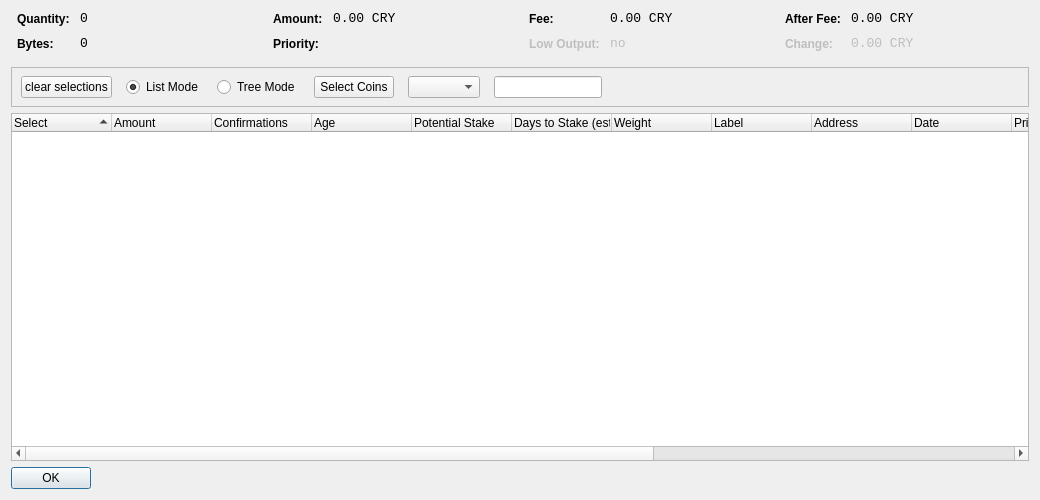
<?xml version="1.0" encoding="UTF-8"?>
<ui version="4.0">
 <class>CoinControlDialog</class>
 <widget class="QDialog" name="CoinControlDialog">
  <property name="geometry">
   <rect>
    <x>0</x>
    <y>0</y>
    <width>1040</width>
    <height>500</height>
   </rect>
  </property>
  <property name="windowTitle">
   <string>Coin Control</string>
  </property>
  <layout class="QVBoxLayout" name="verticalLayout">
   <item>
    <layout class="QHBoxLayout" name="horizontalLayoutTop" stretch="0,0,0,0">
     <property name="topMargin">
      <number>0</number>
     </property>
     <property name="bottomMargin">
      <number>10</number>
     </property>
     <item>
      <layout class="QFormLayout" name="formLayoutCoinControl1">
       <property name="horizontalSpacing">
        <number>10</number>
       </property>
       <property name="verticalSpacing">
        <number>10</number>
       </property>
       <property name="leftMargin">
        <number>6</number>
       </property>
       <property name="rightMargin">
        <number>6</number>
       </property>
       <item row="0" column="0">
        <widget class="QLabel" name="labelCoinControlQuantityText">
         <property name="styleSheet">
          <string notr="true">font-weight:bold;</string>
         </property>
         <property name="text">
          <string>Quantity:</string>
         </property>
        </widget>
       </item>
       <item row="0" column="1">
        <widget class="QLabel" name="labelCoinControlQuantity">
         <property name="font">
          <font>
           <family>Monospace</family>
           <pointsize>10</pointsize>
          </font>
         </property>
         <property name="cursor">
          <cursorShape>IBeamCursor</cursorShape>
         </property>
         <property name="contextMenuPolicy">
          <enum>Qt::ActionsContextMenu</enum>
         </property>
         <property name="text">
          <string>0</string>
         </property>
         <property name="textInteractionFlags">
          <set>Qt::LinksAccessibleByMouse|Qt::TextSelectableByKeyboard|Qt::TextSelectableByMouse</set>
         </property>
        </widget>
       </item>
       <item row="1" column="0">
        <widget class="QLabel" name="labelCoinControlBytesText">
         <property name="styleSheet">
          <string notr="true">font-weight:bold;</string>
         </property>
         <property name="text">
          <string>Bytes:</string>
         </property>
        </widget>
       </item>
       <item row="1" column="1">
        <widget class="QLabel" name="labelCoinControlBytes">
         <property name="font">
          <font>
           <family>Monospace</family>
           <pointsize>10</pointsize>
          </font>
         </property>
         <property name="cursor">
          <cursorShape>IBeamCursor</cursorShape>
         </property>
         <property name="contextMenuPolicy">
          <enum>Qt::ActionsContextMenu</enum>
         </property>
         <property name="text">
          <string>0</string>
         </property>
         <property name="textInteractionFlags">
          <set>Qt::LinksAccessibleByMouse|Qt::TextSelectableByKeyboard|Qt::TextSelectableByMouse</set>
         </property>
        </widget>
       </item>
      </layout>
     </item>
     <item>
      <layout class="QFormLayout" name="formLayoutCoinControl2">
       <property name="horizontalSpacing">
        <number>10</number>
       </property>
       <property name="verticalSpacing">
        <number>10</number>
       </property>
       <property name="leftMargin">
        <number>6</number>
       </property>
       <property name="rightMargin">
        <number>6</number>
       </property>
       <item row="0" column="0">
        <widget class="QLabel" name="labelCoinControlAmountText">
         <property name="styleSheet">
          <string notr="true">font-weight:bold;</string>
         </property>
         <property name="text">
          <string>Amount:</string>
         </property>
        </widget>
       </item>
       <item row="0" column="1">
        <widget class="QLabel" name="labelCoinControlAmount">
         <property name="font">
          <font>
           <family>Monospace</family>
           <pointsize>10</pointsize>
          </font>
         </property>
         <property name="cursor">
          <cursorShape>IBeamCursor</cursorShape>
         </property>
         <property name="contextMenuPolicy">
          <enum>Qt::ActionsContextMenu</enum>
         </property>
         <property name="text">
          <string>0.00 CRY</string>
         </property>
         <property name="textInteractionFlags">
          <set>Qt::LinksAccessibleByMouse|Qt::TextSelectableByKeyboard|Qt::TextSelectableByMouse</set>
         </property>
        </widget>
       </item>
       <item row="1" column="0">
        <widget class="QLabel" name="labelCoinControlPriorityText">
         <property name="styleSheet">
          <string notr="true">font-weight:bold;</string>
         </property>
         <property name="text">
          <string>Priority:</string>
         </property>
        </widget>
       </item>
       <item row="1" column="1">
        <widget class="QLabel" name="labelCoinControlPriority">
         <property name="font">
          <font>
           <family>Monospace</family>
           <pointsize>10</pointsize>
          </font>
         </property>
         <property name="cursor">
          <cursorShape>IBeamCursor</cursorShape>
         </property>
         <property name="contextMenuPolicy">
          <enum>Qt::ActionsContextMenu</enum>
         </property>
         <property name="text">
          <string/>
         </property>
         <property name="textInteractionFlags">
          <set>Qt::LinksAccessibleByMouse|Qt::TextSelectableByKeyboard|Qt::TextSelectableByMouse</set>
         </property>
        </widget>
       </item>
      </layout>
     </item>
     <item>
      <layout class="QFormLayout" name="formLayoutCoinControl3">
       <property name="horizontalSpacing">
        <number>10</number>
       </property>
       <property name="verticalSpacing">
        <number>10</number>
       </property>
       <property name="leftMargin">
        <number>6</number>
       </property>
       <property name="rightMargin">
        <number>6</number>
       </property>
       <item row="0" column="0">
        <widget class="QLabel" name="labelCoinControlFeeText">
         <property name="styleSheet">
          <string notr="true">font-weight:bold;</string>
         </property>
         <property name="text">
          <string>Fee:</string>
         </property>
        </widget>
       </item>
       <item row="0" column="1">
        <widget class="QLabel" name="labelCoinControlFee">
         <property name="font">
          <font>
           <family>Monospace</family>
           <pointsize>10</pointsize>
          </font>
         </property>
         <property name="cursor">
          <cursorShape>IBeamCursor</cursorShape>
         </property>
         <property name="contextMenuPolicy">
          <enum>Qt::ActionsContextMenu</enum>
         </property>
         <property name="text">
          <string>0.00 CRY</string>
         </property>
         <property name="textInteractionFlags">
          <set>Qt::LinksAccessibleByMouse|Qt::TextSelectableByKeyboard|Qt::TextSelectableByMouse</set>
         </property>
        </widget>
       </item>
       <item row="1" column="0">
        <widget class="QLabel" name="labelCoinControlLowOutputText">
         <property name="enabled">
          <bool>false</bool>
         </property>
         <property name="styleSheet">
          <string notr="true">font-weight:bold;</string>
         </property>
         <property name="text">
          <string>Low Output:</string>
         </property>
        </widget>
       </item>
       <item row="1" column="1">
        <widget class="QLabel" name="labelCoinControlLowOutput">
         <property name="enabled">
          <bool>false</bool>
         </property>
         <property name="font">
          <font>
           <family>Monospace</family>
           <pointsize>10</pointsize>
          </font>
         </property>
         <property name="cursor">
          <cursorShape>IBeamCursor</cursorShape>
         </property>
         <property name="contextMenuPolicy">
          <enum>Qt::ActionsContextMenu</enum>
         </property>
         <property name="text">
          <string>no</string>
         </property>
         <property name="textInteractionFlags">
          <set>Qt::LinksAccessibleByMouse|Qt::TextSelectableByKeyboard|Qt::TextSelectableByMouse</set>
         </property>
        </widget>
       </item>
      </layout>
     </item>
     <item>
      <layout class="QFormLayout" name="formLayoutCoinControl4">
       <property name="fieldGrowthPolicy">
        <enum>QFormLayout::AllNonFixedFieldsGrow</enum>
       </property>
       <property name="horizontalSpacing">
        <number>10</number>
       </property>
       <property name="verticalSpacing">
        <number>10</number>
       </property>
       <property name="leftMargin">
        <number>6</number>
       </property>
       <property name="rightMargin">
        <number>6</number>
       </property>
       <item row="0" column="0">
        <widget class="QLabel" name="labelCoinControlAfterFeeText">
         <property name="styleSheet">
          <string notr="true">font-weight:bold;</string>
         </property>
         <property name="text">
          <string>After Fee:</string>
         </property>
        </widget>
       </item>
       <item row="0" column="1">
        <widget class="QLabel" name="labelCoinControlAfterFee">
         <property name="font">
          <font>
           <family>Monospace</family>
           <pointsize>10</pointsize>
          </font>
         </property>
         <property name="cursor">
          <cursorShape>IBeamCursor</cursorShape>
         </property>
         <property name="contextMenuPolicy">
          <enum>Qt::ActionsContextMenu</enum>
         </property>
         <property name="text">
          <string>0.00 CRY</string>
         </property>
         <property name="textInteractionFlags">
          <set>Qt::LinksAccessibleByMouse|Qt::TextSelectableByKeyboard|Qt::TextSelectableByMouse</set>
         </property>
        </widget>
       </item>
       <item row="1" column="0">
        <widget class="QLabel" name="labelCoinControlChangeText">
         <property name="enabled">
          <bool>false</bool>
         </property>
         <property name="styleSheet">
          <string notr="true">font-weight:bold;</string>
         </property>
         <property name="text">
          <string>Change:</string>
         </property>
        </widget>
       </item>
       <item row="1" column="1">
        <widget class="QLabel" name="labelCoinControlChange">
         <property name="enabled">
          <bool>false</bool>
         </property>
         <property name="font">
          <font>
           <family>Monospace</family>
           <pointsize>10</pointsize>
          </font>
         </property>
         <property name="cursor">
          <cursorShape>IBeamCursor</cursorShape>
         </property>
         <property name="contextMenuPolicy">
          <enum>Qt::ActionsContextMenu</enum>
         </property>
         <property name="text">
          <string>0.00 CRY</string>
         </property>
         <property name="textInteractionFlags">
          <set>Qt::LinksAccessibleByMouse|Qt::TextSelectableByKeyboard|Qt::TextSelectableByMouse</set>
         </property>
        </widget>
       </item>
      </layout>
     </item>
    </layout>
   </item>
   <item>
    <widget class="QFrame" name="frame">
     <property name="minimumSize">
      <size>
       <width>0</width>
       <height>40</height>
      </size>
     </property>
     <property name="frameShape">
      <enum>QFrame::StyledPanel</enum>
     </property>
     <property name="frameShadow">
      <enum>QFrame::Sunken</enum>
     </property>
     <widget class="QWidget" name="horizontalLayoutWidget">
      <property name="geometry">
       <rect>
        <x>10</x>
        <y>0</y>
        <width>781</width>
        <height>41</height>
       </rect>
      </property>
      <layout class="QHBoxLayout" name="horizontalLayoutPanel" stretch="0,0,0,0,0,0,0">
       <property name="spacing">
        <number>14</number>
       </property>
       <item>
        <widget class="QPushButton" name="pushButtonSelectAll">
         <property name="sizePolicy">
          <sizepolicy hsizetype="Maximum" vsizetype="Fixed">
           <horstretch>0</horstretch>
           <verstretch>0</verstretch>
          </sizepolicy>
         </property>
         <property name="text">
          <string>clear selections</string>
         </property>
        </widget>
       </item>
       <item>
        <widget class="QRadioButton" name="radioListMode">
         <property name="sizePolicy">
          <sizepolicy hsizetype="Maximum" vsizetype="Fixed">
           <horstretch>0</horstretch>
           <verstretch>0</verstretch>
          </sizepolicy>
         </property>
         <property name="text">
          <string>List Mode</string>
         </property>
         <property name="checked">
          <bool>true</bool>
         </property>
        </widget>
       </item>
       <item>
        <widget class="QRadioButton" name="radioTreeMode">
         <property name="sizePolicy">
          <sizepolicy hsizetype="Maximum" vsizetype="Fixed">
           <horstretch>0</horstretch>
           <verstretch>0</verstretch>
          </sizepolicy>
         </property>
         <property name="text">
          <string>Tree Mode</string>
         </property>
        </widget>
       </item>
       <item>
        <widget class="QPushButton" name="pushButtonCustomCC">
         <property name="text">
          <string>Select Coins</string>
         </property>
        </widget>
       </item>
       <item>
        <widget class="QComboBox" name="QComboBoxFilterCoins"/>
       </item>
       <item>
        <widget class="QLineEdit" name="lineEditCustomCC">
         <property name="enabled">
          <bool>true</bool>
         </property>
         <property name="sizePolicy">
          <sizepolicy hsizetype="Fixed" vsizetype="Fixed">
           <horstretch>0</horstretch>
           <verstretch>0</verstretch>
          </sizepolicy>
         </property>
         <property name="baseSize">
          <size>
           <width>50</width>
           <height>0</height>
          </size>
         </property>
        </widget>
       </item>
       <item>
        <spacer name="horizontalSpacer">
         <property name="orientation">
          <enum>Qt::Horizontal</enum>
         </property>
         <property name="sizeHint" stdset="0">
          <size>
           <width>40</width>
           <height>20</height>
          </size>
         </property>
        </spacer>
       </item>
      </layout>
     </widget>
    </widget>
   </item>
   <item>
    <widget class="CoinControlTreeWidget" name="treeWidget">
     <property name="contextMenuPolicy">
      <enum>Qt::CustomContextMenu</enum>
     </property>
     <property name="sortingEnabled">
      <bool>false</bool>
     </property>
     <property name="columnCount">
      <number>16</number>
     </property>
     <attribute name="headerShowSortIndicator" stdset="0">
      <bool>true</bool>
     </attribute>
     <attribute name="headerStretchLastSection">
      <bool>false</bool>
     </attribute>
     <column>
      <property name="text">
       <string>Select</string> /** checkbox **/
      </property>
     </column>
     <column>
      <property name="text">
       <string>Amount</string> /** amount **/
      </property>
     </column>
     <column>
      <property name="text">
       <string>Confirmations</string> /** confs **/
      </property>
      <property name="toolTip">
       <string>Confirmed</string>
      </property>
     </column>
     <column>
      <property name="text">
       <string>Age</string> /** age **/
      </property>
     </column>
	 
	 <column>
      <property name="text">
       <string>Potential Stake</string> /** potential stake **/
      </property>
     </column>
	 <column>
      <property name="text">
       <string>Days to Stake (est.)</string> /** stake time estimate **/
      </property>
     </column>
     <column>
      <property name="text">
       <string>Weight</string> /** weight **/
      </property>
     </column>
     <column>
      <property name="text">
       <string>Label</string> /** label **/
      </property>
     </column>
     <column>
      <property name="text">
       <string>Address</string> /** address **/
      </property>
     </column>
     <column>
      <property name="text">
       <string>Date</string> /** date **/
      </property>
     </column>
     <column>
      <property name="text">
       <string>Priority</string> /** priority **/
      </property>
     </column>
	 <column>
      <property name="text"> /** age int 64 invisible **/
       <string/>
      </property>
     </column>
	 <column>
      <property name="text"> /** pot stake int 64 invisible **/
       <string/>
      </property>
     </column>
     <column>
      <property name="text">
       <string/>
      </property>
     </column>
     <column>
      <property name="text">
       <string/>
      </property>
     </column>
     <column>
      <property name="text">
       <string/>
      </property>
     </column>
     <column>
      <property name="text">
       <string/>
      </property>
     </column>
    </widget>
   </item>
   <item>
    <widget class="QDialogButtonBox" name="buttonBox">
     <property name="sizePolicy">
      <sizepolicy hsizetype="Maximum" vsizetype="Fixed">
       <horstretch>0</horstretch>
       <verstretch>0</verstretch>
      </sizepolicy>
     </property>
     <property name="orientation">
      <enum>Qt::Horizontal</enum>
     </property>
     <property name="standardButtons">
      <set>QDialogButtonBox::Ok</set>
     </property>
    </widget>
   </item>
  </layout>
 </widget>
 <customwidgets>
  <customwidget>
   <class>CoinControlTreeWidget</class>
   <extends>QTreeWidget</extends>
   <header>coincontroltreewidget.h</header>
  </customwidget>
 </customwidgets>
 <resources/>
 <connections/>
</ui>
